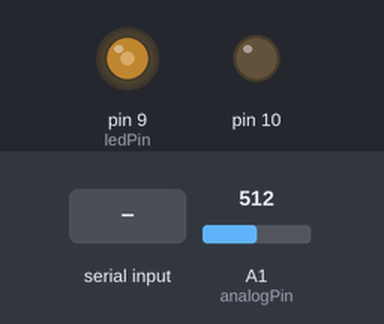
Simulated run of this sketch. Board: Arduino Uno, built with avr-gcc and run on an emulated ATmega328P. Shown: output pins drawn as LEDs (lit = HIGH). The inputs (shaded band) are chosen by the test bench; at power-on: A1 (analogPin) = 512. Storage starts empty; what the sketch prints to the serial monitor is not drawn.

Above: at 1.2 s.
1.3 s: "1" received over Serial
At 2.9 s:
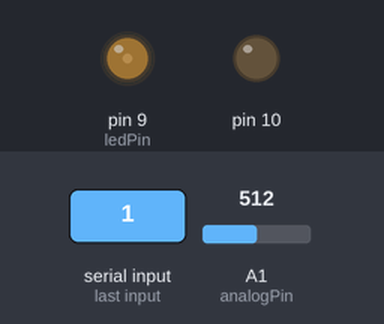
4.3 s: "D" received over Serial
At 4.6 s:
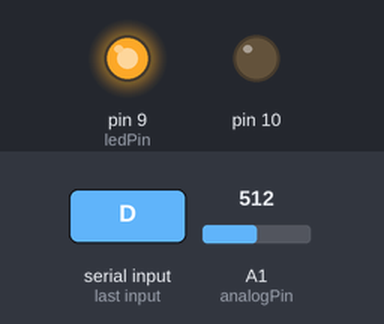
Timing chart, 0 to 7.3 s (numbered marks = the images above; inputs shaded):
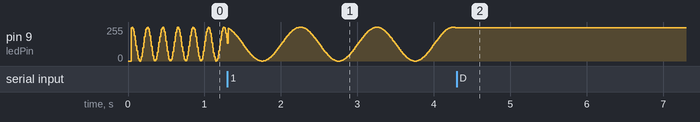

The sketch:

flicker_and_save.ino
```cpp
#include <Time.h>

/*
fly test : grey wire to GND, purple to pin 9
black wire to GND, white wire to pin 1 of analog in
*/

/*
  SD card test

 This example shows how use the utility libraries on which the'
 SD library is based in order to get info about your SD card.
 Very useful for testing a card when you're not sure whether its working or not.

 The circuit:
  * SD card attached to SPI bus as follows:
 ** MOSI - pin 11 on Arduino Uno/Duemilanove/Diecimila
 ** MISO - pin 12 on Arduino Uno/Duemilanove/Diecimila
 ** CLK - pin 13 on Arduino Uno/Duemilanove/Diecimila
 ** CS - depends on your SD card shield or module.
 	Pin 4 used here for consistency with other Arduino examples

 created  28 Mar 2011
 by Limor Fried
 modified 9 Apr 2012
 by Tom Igoe
 */
 // include the SD library:

#include <Arduino.h>
#include <Time.h>
#include <SD.h>

// change this to match your SD shield or module;
// Arduino Ethernet shield: pin 4
// Adafruit SD shields and modules: pin 10
// Sparkfun SD shield: pin 8
const int chipSelect = 4;
const int ledPin =  9;      // the number of the LED pin
const int analogPin = 1 ;
double freq = 5.0 ; // Hz for stimulus
const char comma = ',';
const char underscore = '_';
const int max_data = 1024 ;

String inputString = "";         // a string to hold incoming data
boolean stringComplete = false;  // whether the string is complete

unsigned int sampleCount = 0;        // will store number of A/D samples taken
unsigned int timing_errors = 0;
long interval = 10;                   // interval (10 ms is ok) at which to sample
unsigned long last_time = 0;
unsigned long now_time ;
char sFileName [14] ;

		  // make a structure for assembling the data to log:
struct data_struct
{
  unsigned int iCount;      // bytes 2
  char c1  ;         // 1
  unsigned int analog_data; // 2
  char c2  ;         // 1
  unsigned int brightness;  // 2
  char c3  ;         // 1
  unsigned long event_time; // 4
  char c4  ;         // 1 total 14
};

union{
        data_struct data;
        byte b[14];
      } uData;

File dataFile ;

void sFileNow()
{
  // this time is always zero...
  time_t tt = now();
  String sTime ;
  sTime += month(tt);
  sTime += underscore ;
  sTime += day(tt);
  sTime += underscore ;
  sTime += hour(tt);
  sTime += 'h' ;
  sTime += minute(tt);
  sTime += "m.dat" ;
  sTime.toCharArray(sFileName,13);
  sFileName[sTime.length()+1] = 0;
  Serial.println (sTime);
  return ;
  }

void setup()
{
 // Open serial communications and wait for port to open:
  Serial.begin(38400);
   while (!Serial)
   {
    ; // wait for serial port to connect. Needed for Leonardo only
  }

  // open the file. note that only one file can be open at a time,
  // so you have to close this one before opening another.
  Serial.println("Initializing SD card...");
  // On the Ethernet Shield, CS is pin 4. It's set as an output by default.
  // Note that even if it's not used as the CS pin, the hardware SS pin
  // (10 on most Arduino boards, 53 on the Mega) must be left as an output
  // or the SD library functions will not work.
   pinMode(10, OUTPUT);

  if (!SD.begin(4))
  {
    Serial.println("initialization failed!");
    return;
  }

 File root = SD.open("/");
  printDirectory(root, 0);
  root.close();
  Serial.println("directrory tree done!");
  Serial.print("File will be : ");
  Serial.println(sFileName);


  sFileNow();
  // if file exists this will append to it
  SD.remove(sFileName);
  dataFile = SD.open(sFileName, FILE_WRITE);

  if (dataFile)
  {
    Serial.println("opened file successfully");
    dataFile.println("No, analog in, brightness, time");
  }
  // if the file isn't open, pop up an error:
  else
  {
    Serial.println("error opening file");
  }
// store commas only once
uData.data.c1 = comma ;
uData.data.c2 = comma ;
uData.data.c3 = comma ;
uData.data.c4 = comma ;
}

//***********************************************************************************************************
void printDirectory(File dir, int numTabs) {
   while(true) {

     File entry =  dir.openNextFile();
     if (! entry) {
       // no more files
       //Serial.println("**nomorefiles**");
       break;
     }
     for (uint8_t i=0; i<numTabs; i++) {
       Serial.print('\t');
     }
     Serial.print(entry.name());
     if (entry.isDirectory()) {
       Serial.println("/");
       printDirectory(entry, numTabs+1);
     } else {
       // files have sizes, directories do not
       Serial.print("\t\t");
       Serial.println(entry.size(), DEC);
     }
     entry.close();
   }
}

//***************************************************************************************************

void ReadOutFile1()
{
    File ReadFile = SD.open(sFileName);

  // if the file is available, write to it:
  if (ReadFile) {
    while (ReadFile.available())
	{
      Serial.write(ReadFile.read());
    }
    ReadFile.close();
  }
  // if the file isn't open, pop up an error:
  else
  {
    Serial.println("error opening datalog.txt");
  }
}

unsigned int ReadInt (File f)
{
      union{
       unsigned int i;
       byte b[2];
       } u;
      for (int i = 0; i < 2; i++)
       {
          u.b[i] = f.read();
       }
       f.read(); // swallow the comma
       unsigned int myI = u.i;
       return myI ;
}

unsigned long ReadUL (File f)
{
      union{
       unsigned long i;
       char b[4];
       } u;
      for (int i = 0; i < 4; i++)
       {
          u.b[i] = f.read();
       }
       f.read(); // swallow he comma
       unsigned long myI = u.i;
       return myI ;
}

void ReadOutFile()
{

   int lf = 10;
    char hdr[80];

    File ReadFile = SD.open(sFileName);

  // if the file is available, write to it:
  if (ReadFile) {
    //read the header

    int iRead = ReadFile.readBytesUntil(lf, hdr, 80);
    hdr[iRead] = '\0';
   // ReadFile.seek(ReadFile.position());

    Serial.println(hdr);
    // now read the rest of the file
    while (ReadFile.available())
	{
          for (int i = 0; i <3; i++)
            {
         //hi, lo, comma
         int iTmp = ReadInt (ReadFile);
              Serial.print(iTmp);
              Serial.print(comma);
              }
                 //hi, lo, hi, lo, comma 4 bytes...
              Serial.print(ReadUL (ReadFile));
              Serial.print(comma);
              Serial.println ();
    }
    ReadFile.close();
  }
  // if the file isn't open, pop up an error:
  else
  {
    Serial.println("error opening datalog.txt");
  }
}

//***************************************************************************************************


void loop(void)
{
if (stringComplete)
{
  sampleCount = 0; // so run it all again
  stringComplete = false ;
}

if (sampleCount >= 0 && dataFile) //not really sure what to do if datafile has died...
	{
	  unsigned long now_time = millis();
	  if (now_time < last_time + interval)
          {
            timing_errors ++ ;
          }
          else
          {
	  if (sampleCount < max_data)
		  {
			// Initial test showed it could write this to the card at 12 ms intervals
		  sampleCount ++ ;
		  last_time = now_time ;


                        uData.data.iCount = sampleCount;
		  // read  sensor and append to the structure:
			uData.data.analog_data = analogRead(analogPin);

			uData.data.brightness=int(sin((double(now_time)/1000.0)*PI*2.0*freq)*127.0+127.0);
			analogWrite(ledPin, uData.data.brightness);
                        uData.data.event_time = now_time ;

                         dataFile.write(uData.b, 14);
		         dataFile.flush();

		  } //end of doing a sample
	  if (sampleCount == max_data)
                {
                  sampleCount ++ ;
                  dataFile.flush();
                  analogWrite(ledPin, 127); // or whatever the intermediate value should be
                  String sTmp = "DAQ done, timin errors were " ;
                  sTmp += timing_errors ;
                  Serial.println(sTmp) ;
                }

	  }
	}
}

/*
  SerialEvent occurs whenever a new data comes in the
 hardware serial RX.  This routine is run between each
 time loop() runs, so using delay inside loop can delay
 response.  Multiple bytes of data may be available.
 */
 // It reads up to a newline...
void serialEvent()
{
  while (Serial.available())
  {
    // get the new byte:
    char inChar = (char)Serial.read();
    // add it to the inputString:
    inputString += inChar;
    // if the incoming character is a newline, set a flag
    // so the main loop can do something about it:
    stringComplete = true;

    switch (inChar)
    {
       case '1':
       freq = 1 ;
       break ;

       case '2':
       freq = 2 ;
       break ;

       case '3':
       freq = 4 ;
       break ;

       case '4':
       freq = 8 ;
       break ;

       case 'D':
       dataFile.close();
       ReadOutFile1();
       stringComplete = false ;
       break ;

       case 'R':
       dataFile.close();
       ReadOutFile();
       stringComplete = false ;
       break ;

    }

  }
}
```

Measured:
- after the input at 4.3 s, pin 9 (ledPin): goes on until 4.3 s, then stays 248/255
